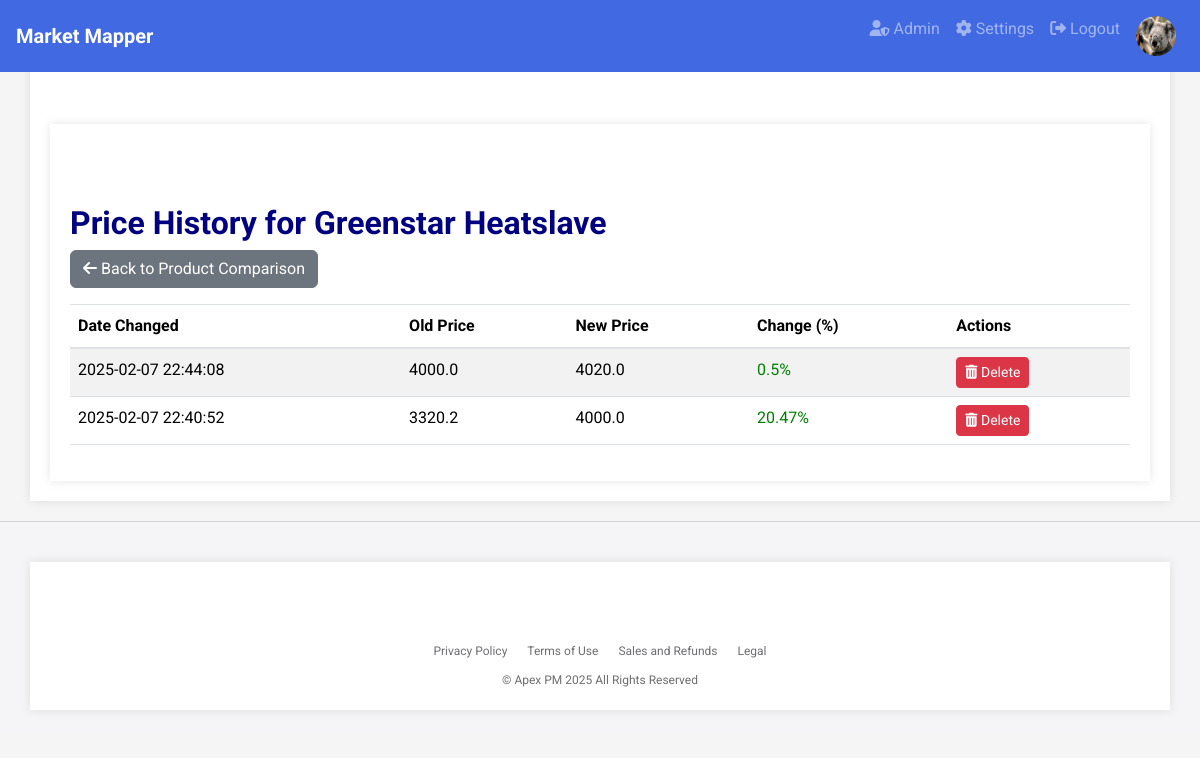
The page /manage/1/product/1/price_history (signed in) on the database its author committed.
### app.py (models this page shows, shortened)
class User(db.Model, UserMixin):
    id = db.Column(db.Integer, primary_key=True)
    username = db.Column(db.String(20), unique=True, nullable=False)
    email = db.Column(db.String(120), unique=True, nullable=False)  # Added email field
    password_hash = db.Column(db.String(128), nullable=False)
    profile_image = db.Column(db.String(255), nullable=True)  # Add profile_image field
    role = db.Column(db.String(50), nullable=False)  # Add role field

class Product(db.Model):
    id = db.Column(db.Integer, primary_key=True)
    brand_name = db.Column(db.String(100), nullable=False)
    product_name = db.Column(db.String(100), nullable=False)
    price = db.Column(db.Float)
    currency = db.Column(db.String(3), default='gbp')  # Add currency field with default
    image_filename = db.Column(db.String(255))
    project_id = db.Column(db.Integer, db.ForeignKey('project.id'), nullable=False)
    price_source = db.Column(db.String(255))  # Add price_source field
    ratings = db.relationship('Rating', cascade='all, delete-orphan', backref='product')

class PriceHistory(db.Model):
    id = db.Column(db.Integer, primary_key=True)
    product_id = db.Column(db.Integer, db.ForeignKey('product.id'), nullable=False)
    old_price = db.Column(db.Float, nullable=False)
    new_price = db.Column(db.Float, nullable=False)
    date_changed = db.Column(db.DateTime, default=datetime.utcnow)

### app.py (the view)
@app.route('/manage/<int:project_id>/product/<int:product_id>/price_history')
@login_required
def price_history(project_id, product_id):
    project = Project.query.get_or_404(project_id)
    if project.user_id != current_user.id and current_user not in project.shared_users:
        flash('You are not authorized to view this project.', 'danger')
        return redirect(url_for('dashboard'))
    product = Product.query.get_or_404(product_id)
    price_history = PriceHistory.query.filter_by(product_id=product_id).order_by(PriceHistory.date_changed.desc()).all()
    return render_template('price_history.html', project=project, product=product, price_history=price_history)

### app.py (called while the page is built)
@login_manager.user_loader
def load_user(user_id):
    return db.session.get(User, int(user_id))

### templates/price_history.html (shortened to what this page needs)
{% extends 'base.html' %}
{% block content %}
<div class="container mt-4">
    <h1>Price History for {{ product.product_name }}</h1>
    <a href="{{ url_for('product_comparison', project_id=project.id) }}" class="btn btn-secondary mb-3"><i class="fas fa-arrow-left"></i> Back to Product Comparison</a>
    <table class="table table-striped">
        <thead>
            <tr>
                <th>Date Changed</th>
                <th>Old Price</th>
                <th>New Price</th>
                <th>Change (%)</th>
                <th>Actions</th>
            </tr>
        </thead>
        <tbody>
            {% for history in price_history %}
            <tr>
                <td>{{ history.date_changed.strftime('%Y-%m-%d %H:%M:%S') }}</td>
                <td>{{ history.old_price }}</td>
                <td>{{ history.new_price }}</td>
                <td>
                    {% if history.new_price > history.old_price %}
                    <span style="color: green;">{{ ((history.new_price - history.old_price) / history.old_price * 100) | round(2) }}%</span>
                    {% else %}
                    <span style="color: red;">{{ ((history.new_price - history.old_price) / history.old_price * 100) | round(2) }}%</span>
                    {% endif %}
                </td>
                <td>
                    <form method="POST" action="{{ url_for('delete_price_history', project_id=project.id, product_id=product.id, history_id=history.id) }}" style="display: inline;">
                        <button type="submit" class="btn btn-danger btn-sm" onclick="return confirm('Are you sure you want to delete this entry?')"><i class="fas fa-trash-alt"></i> Delete</button>
                    </form>
                </td>
            </tr>
            {% endfor %}
        </tbody>
    </table>
</div>
{% endblock %}

### templates/base.html (shortened to what this page needs)
<!DOCTYPE html>
<html lang="en">
<head>
    <link rel="stylesheet" href="https://stackpath.bootstrapcdn.com/bootstrap/4.5.2/css/bootstrap.min.css">
    <link rel="stylesheet" href="https://cdnjs.cloudflare.com/ajax/libs/font-awesome/6.0.0/css/all.min.css">
    <link href="https://cdn.jsdelivr.net/npm/bootstrap@5.3.2/dist/css/bootstrap.min.css" rel="stylesheet">
</head>
<body>
    <nav class="navbar navbar-expand-lg navbar-dark justify-content-between">
        <a class="navbar-brand" href="/">
            <span>Market Mapper</span>
        </a>
        <div class="collapse navbar-collapse" id="navbarNav">
            <ul class="navbar-nav ml-auto">
                {% if current_user.is_authenticated %}
                    {% if current_user.role == 'admin' %}
                        <li class="nav-item">
                            <a class="nav-link" href="{{ url_for('admin.index') }}" title="Admin">
                                <i class="fas fa-user-shield"></i> Admin
                            </a>
                        </li>
                    {% endif %}
                    <li class="nav-item">
                        <a class="nav-link" href="{{ url_for('settings') }}" title="Settings">
                            <i class="fas fa-cog"></i> Settings
                        </a>
                    </li>
                    <li class="nav-item">
                        <a class="nav-link" href="{{ url_for('logout') }}" title="Logout">
                            <i class="fas fa-sign-out-alt"></i> Logout
                        </a>
                    </li>
                    <li class="nav-item">
                        <div class="nav-link">
                            <div class="profile-image-container">
                                {% if current_user.profile_image %}
                                    <img src="{{ url_for('static', filename='uploads/' + current_user.profile_image) }}" alt="Profile Image" class="profile-image">
                                {% else %}
                                    <img src="{{ url_for('static', filename='uploads/default_profile.png') }}" alt="Profile Image" class="profile-image">
                                {% endif %}
                            </div>
                        </div>
                    </li>
                {% endif %}
            </ul>
        </div>
    </nav>
    <div class="container">
        {% block content %}{% endblock %}
    </div>
    <footer class="footer">
        <div class="container">
            <ul class="footer-links">
                <li><a href="#">Privacy Policy</a></li>
                <li><a href="{{ url_for('termsofuse') }}">Terms of Use</a></li>
                <li><a href="#">Sales and Refunds</a></li>
                <li><a href="{{ url_for('terms') }}">Legal</a></li>
            </ul>
            <div class="footer-copyright">
                &copy; Apex PM 2025 All Rights Reserved
            </div>
        </div>
    </footer>
</body>
</html>

### templates/base.html (style rules this page uses)
body { font-family: 'Roboto', sans-serif; background-color: #F5F5F5; color: #333333; line-height: 1.6; margin: 0; }
h1, h2, h3 { color: #000080; font-weight: 700; }
h1 { font-size: 32px; }
a { color: #4169E1; }
.navbar { background-color: #4169E1; padding: 0.5rem 1rem; position: fixed; width: 100%; top: 0; z-index: 100; }
.navbar-brand { display: flex; align-items: center; }
.navbar-brand span { font-weight: bold; font-size: 1.25rem; }
.container { background-color: #FFFFFF; padding: 20px; margin-top: 20px; box-shadow: 0 0 10px rgba(0,0,0,0.1); padding-top: 80px; }
.footer { background-color: #f5f5f7; color: #6e6e73; padding: 20px 0; font-size: 12px; border-top: 1px solid #d2d2d7; width: 100%; margin-top: 20px; }
.footer-links { list-style: none; padding: 0; margin: 0; display: flex; justify-content: center; }
.footer-links li { margin: 0 10px; }
.footer-links a { color: #6e6e73; text-decoration: none; }
.footer-copyright { margin-top: 10px; text-align: center; }
.profile-image-container { position: relative; display: inline-block; }
.profile-image { width: 40px; height: 40px; border-radius: 50%; }

### rows shown on the page
User: profile_image (picture)
Product: product_name "Greenstar Heatslave"
PriceHistory: date_changed "2025-02-07 22:44:08", old_price "4000.0", new_price "4020.0", new_price+old_price "0.5"
PriceHistory: date_changed "2025-02-07 22:40:52", old_price "3320.2", new_price "4000.0", new_price+old_price "20.47"
